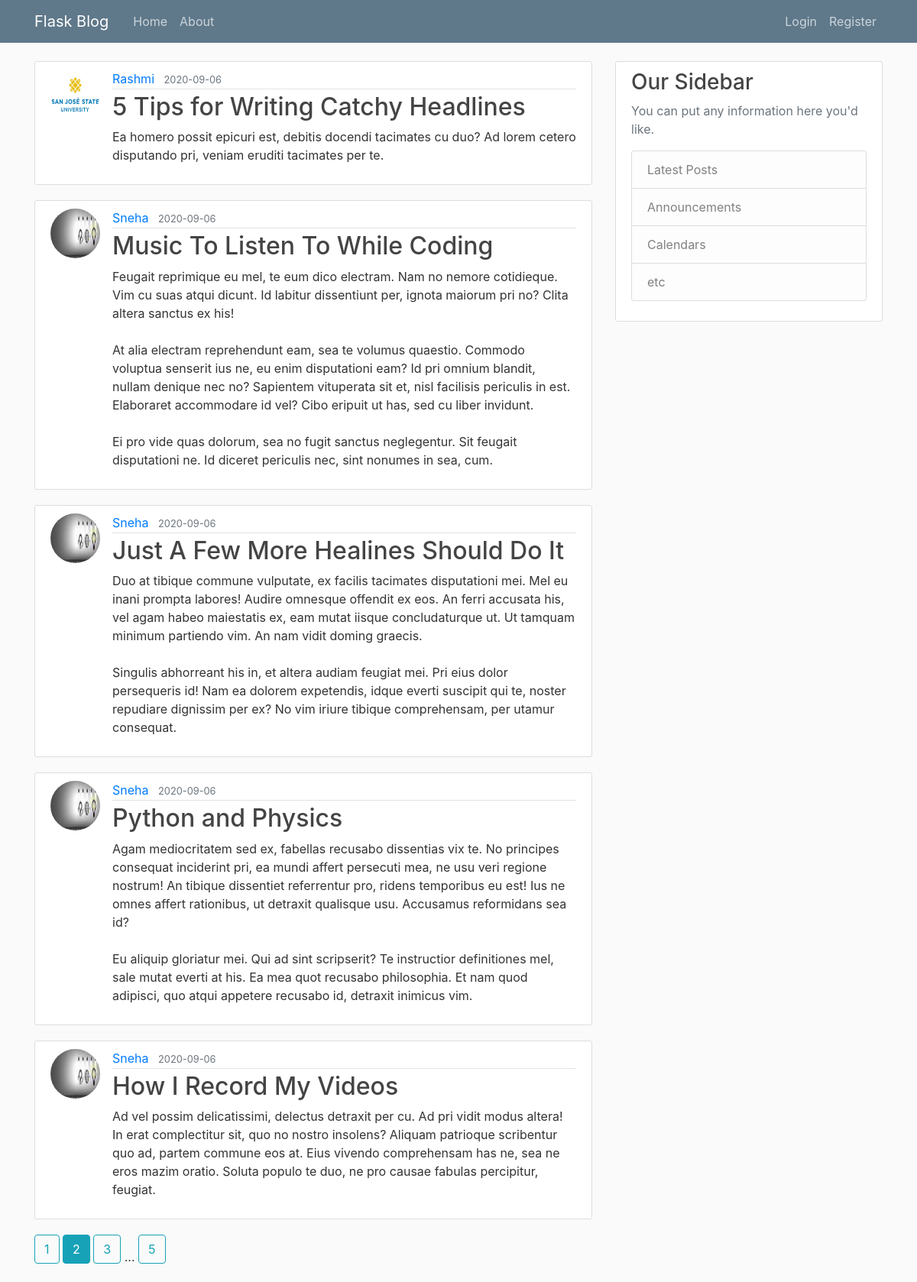
The page /home?page=2 on the database as committed earlier.
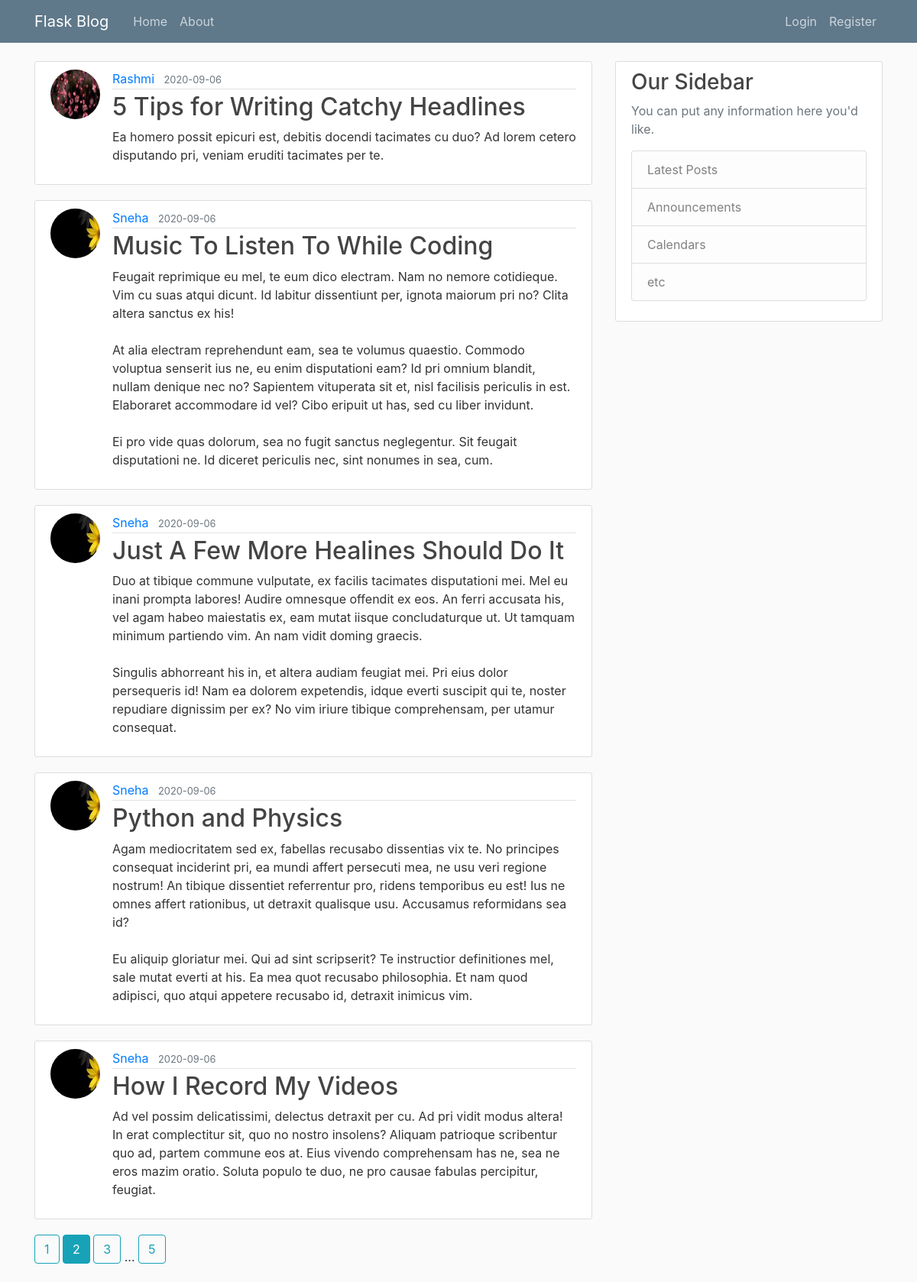
The same page on the database as committed later.
### flaskblog/models.py (models this page shows, shortened)
class Post(db.Model):
    id = db.Column(db.Integer, primary_key=True)
    title = db.Column(db.String(100), nullable=False)
    date_posted = db.Column(db.DateTime, nullable=False, default=datetime.utcnow)
    content = db.Column(db.Text, nullable=False)
    user_id = db.Column(db.Integer, db.ForeignKey('user.id'), nullable=False)

class User(db.Model,UserMixin):
    id = db.Column(db.Integer,primary_key = True)
    username = db.Column(db.String(20), unique=True, nullable=False)
    email = db.Column(db.String(120), unique=True, nullable=False)
    image_file = db.Column(db.String(20), nullable=False, default='default.jpg') #will use a hashing technique that converts the image uri to a 20 characters long string
    password = db.Column(db.String(60),nullable=False) #will use a hashing technique that converts the password to a 60 characters long string
    posts = db.relationship('Post', backref='author',lazy=True)

### flaskblog/main/routes.py (the view)
@main.route("/")
@main.route("/home")
def home():
    page = request.args.get('page', 1, type = int)
    posts = Post.query.order_by(Post.date_posted.desc()).paginate(page = page, per_page = 5) #creating a pagination object
    return render_template("home.html", posts = posts)

### flaskblog/templates/home.html
{% extends "layout.html" %}
{% block content %}
    {% for post in posts.items %}
        <article class="media content-section">
            <img class = "rounded-circle article-img" src = "{{url_for('static', filename='user_profile_pics/' + post.author.image_file)}}">
            <div class="media-body">
                <div class="article-metadata">
                    <a class="mr-2" href="{{url_for('users.user_posts', username = post.author.username)}}">{{ post.author.username }}</a>
                    <small class="text-muted">{{ post.date_posted.strftime('%Y-%m-%d') }}</small>
                </div>
                <h2><a class="article-title" href="{{url_for('posts.display_post', post_id=post.id)}}">{{ post.title }}</a></h2>
                <p class="article-content">{{ post.content }}</p>
            </div>
        </article>
    {% endfor %}
    {% for page_num in posts.iter_pages(left_edge = 1, right_edge = 1, left_current = 1, right_current = 2) %}
        {% if page_num %}
            {% if posts.page==page_num %}
                <a class = "btn btn-info mb-4" href="{{url_for('main.home', page = page_num)}}">{{page_num}}</a>
            {%else%}
            <a class = "btn btn-outline-info mb-4" href="{{url_for('main.home', page = page_num)}}">{{page_num}}</a>
            {%endif%}
        {% else %}
            ...
        {% endif %}
    {% endfor %}
{% endblock content %}

### flaskblog/templates/layout.html (shortened to what this page needs)
<!DOCTYPE html>
<html lang="en">
<head>
    <link rel="stylesheet" href="https://stackpath.bootstrapcdn.com/bootstrap/4.5.1/css/bootstrap.min.css">
    <link rel="stylesheet" type="text/css" href="{{ url_for('static', filename='main.css') }}">
</head>
<body>
    <header class="site-header">
        <nav class="navbar navbar-expand-md navbar-dark bg-steel fixed-top">
          <div class="container">
            <a class="navbar-brand mr-4" href="/">Flask Blog</a>
            <div class="collapse navbar-collapse" id="navbarToggle">
              <div class="navbar-nav mr-auto">
                <a class="nav-item nav-link" href="{{url_for('main.home')}}">Home</a>
                <a class="nav-item nav-link" href="{{url_for('main.about')}}">About</a>
              </div>
              <div class="navbar-nav">
                {% if current_user.is_authenticated %}
                <!-- <h1>This is current_user:</h1>
                {{current_user}} -->
                <a class="nav-item nav-link" href="{{url_for('posts.new_post')}}">Create Post</a>
                  <a class="nav-item nav-link" href="{{url_for('users.account')}}">Account</a>
                  <a class="nav-item nav-link" href="{{url_for('users.logout')}}">Logout</a>
                {% else %}
                  <a class="nav-item nav-link" href="{{url_for('users.login')}}">Login</a>
                  <a class="nav-item nav-link" href="{{url_for('users.register')}}">Register</a>
                {% endif %}
              </div>
            </div>
          </div>
        </nav>
      </header>
      <main role="main" class="container">
        <div class="row">
          <div class="col-md-8">
            {% block content %}{% endblock %}
          </div>
          <div class="col-md-4">
            <div class="content-section">
              <h3>Our Sidebar</h3>
              <p class='text-muted'>You can put any information here you'd like.
                <ul class="list-group">
                  <li class="list-group-item list-group-item-light">Latest Posts</li>
                  <li class="list-group-item list-group-item-light">Announcements</li>
                  <li class="list-group-item list-group-item-light">Calendars</li>
                  <li class="list-group-item list-group-item-light">etc</li>
                </ul>
              </p>
            </div>
          </div>
        </div>
      </main>
</body>
</html>

### flaskblog/static/main.css (style rules this page uses)
body { background: #fafafa; color: #333333; margin-top: 5rem; }
h1, h2, h3, h4, h5, h6 { color: #444444; }
.bg-steel { background-color: #5f788a; }
.site-header .navbar-nav .nav-link { color: #cbd5db; }
.content-section { background: #ffffff; padding: 10px 20px; border: 1px solid #dddddd; border-radius: 3px; margin-bottom: 20px; }
.article-title { color: #444444; }
.article-content { white-space: pre-line; }
.article-img { height: 65px; width: 65px; margin-right: 16px; }
.article-metadata { padding-bottom: 1px; margin-bottom: 4px; border-bottom: 1px solid #e3e3e3 }

Rows that differ between the two databases and show on the page:
changed through a linked row, Post "5 Tips for Writing Catchy Headlines": image_file: picture added in place of a placeholder
changed through a linked row, Post "Music To Listen To While Coding": image_file: a different picture
changed through a linked row, Post "Just A Few More Healines Should Do It": image_file: a different picture
changed through a linked row, Post "Python and Physics": image_file: a different picture
changed through a linked row, Post "How I Record My Videos": image_file: a different picture
